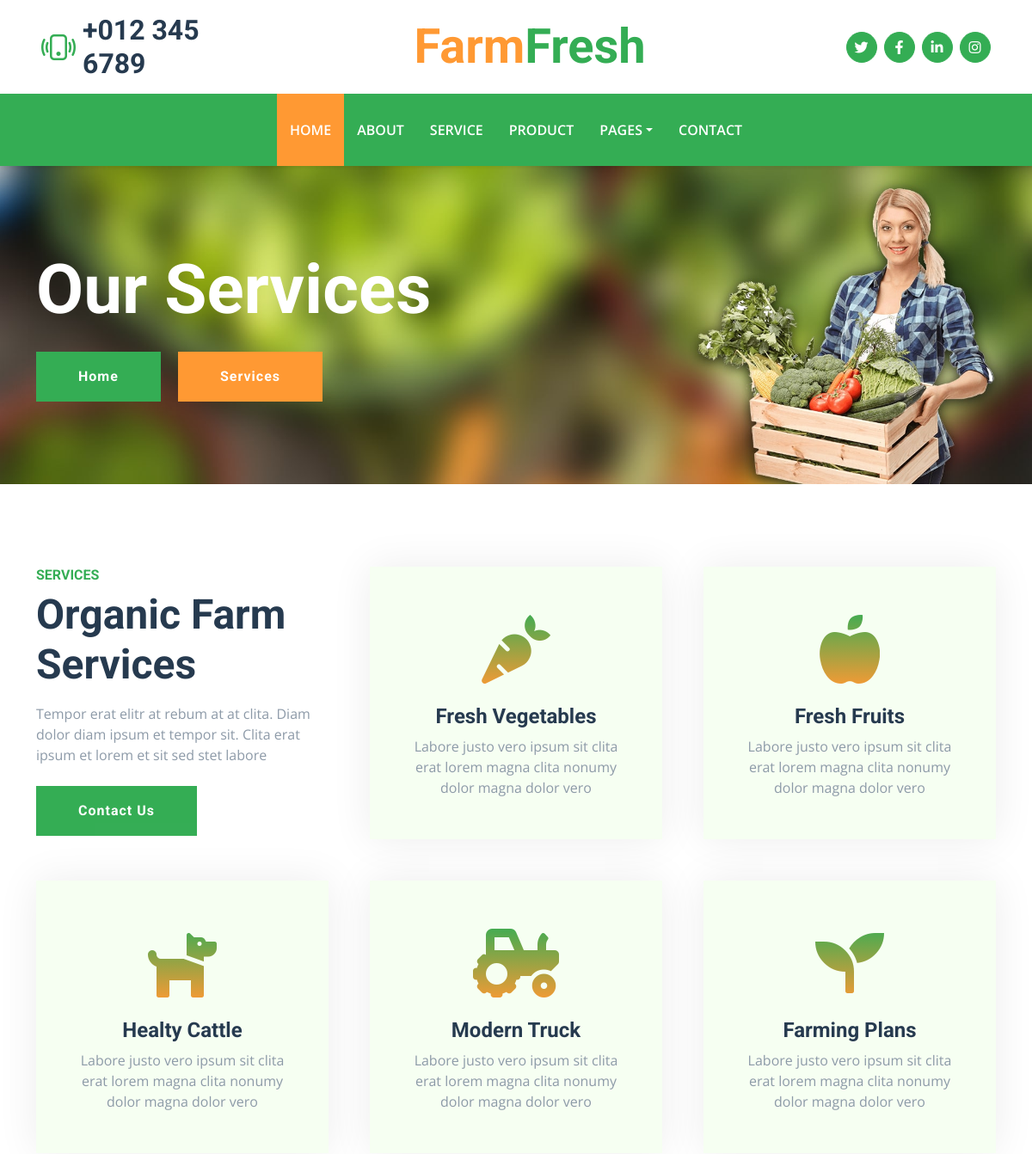
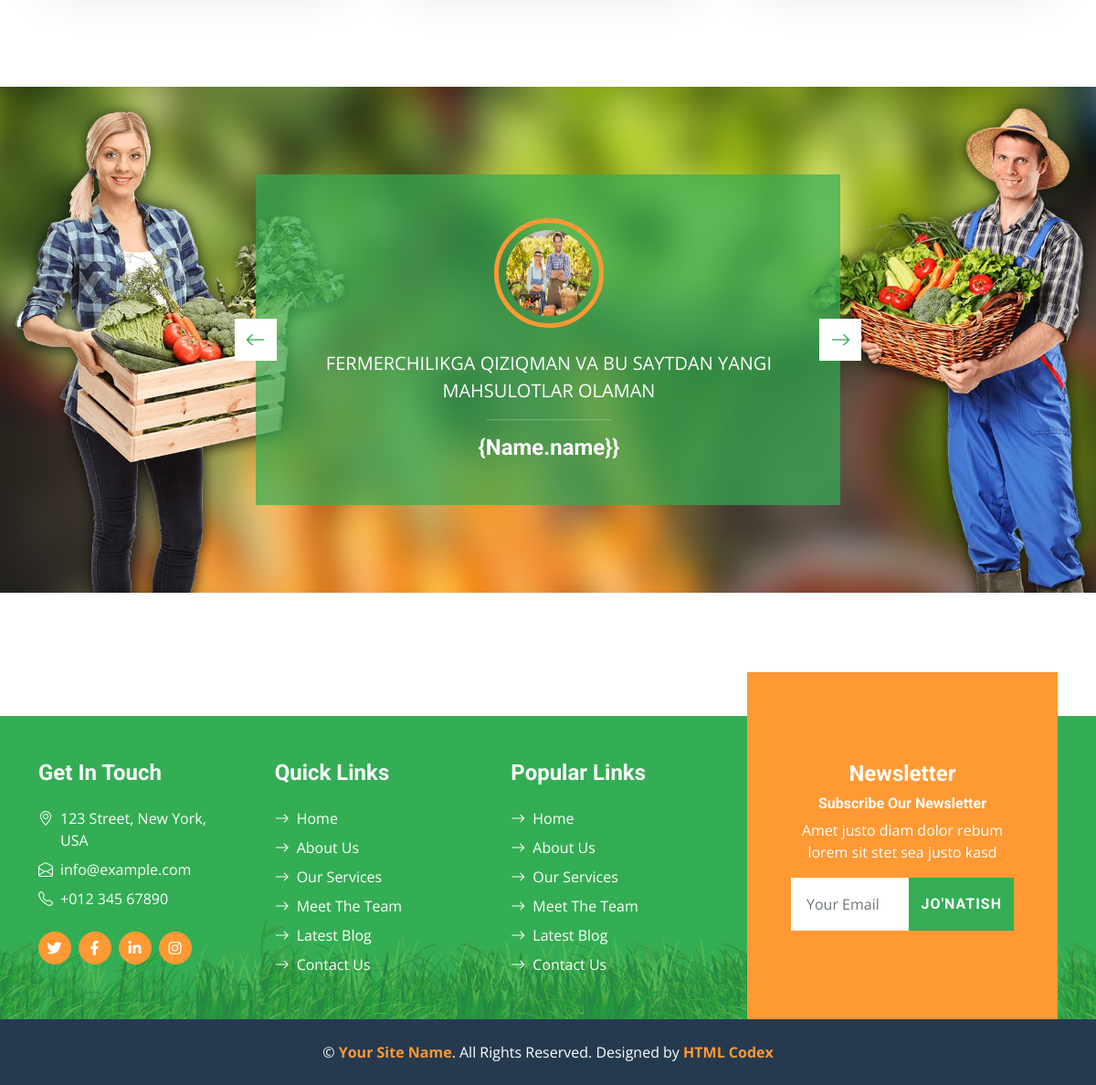
The app's page /service/ with its own data (2 pictures, top to bottom).
### blog/models.py (models this page shows, shortened)
class Name(models.Model):
    name = models.CharField(max_length=300)
    bio = models.TextField()
    img =models.ImageField(upload_to='service/img')

### blog/views.py (the view)
# urls.py: path('service/', service, name='service'),
def service(request):
    names = Name.objects.all()
    news = NewForms(request.POST or None)
    if request.method == "POST" and news.is_valid():
        news.save()
        return HttpResponse("<h2>MUVOFIQYIATLI BAJARILDI  !!! <h2/> ")
    context = {
        "names":names,
        "news":news
    }
    return render(request,"service.html",context=context)

### blog/forms.py
class NewForms(forms.ModelForm):
    class Meta:
        model = New
        fields = "__all__"

### templates/service.html (shortened to what this page needs)
{% extends 'base.html' %}
{% load static %}
{% block content %}
    <div class="container-fluid bg-primary py-5 bg-hero mb-5">
        <div class="container py-5">
            <div class="row justify-content-start">
                <div class="col-lg-8 text-center text-lg-start">
                    <h1 class="display-1 text-white mb-md-4">Our Services</h1>
                    <a href="" class="btn btn-primary py-md-3 px-md-5 me-3">Home</a>
                    <a href="" class="btn btn-secondary py-md-3 px-md-5">Services</a>
                </div>
            </div>
        </div>
    </div>
    <div class="container-fluid py-5">
        <div class="container">
            <div class="row g-5">
                <div class="col-lg-4 col-md-6">
                    <div class="mb-3">
                        <h6 class="text-primary text-uppercase">Services</h6>
                        <h1 class="display-5">Organic Farm Services</h1>
                    </div>
                    <p class="mb-4">Tempor erat elitr at rebum at at clita. Diam dolor diam ipsum et tempor sit. Clita erat ipsum et lorem et sit sed stet labore</p>
                    <a href="" class="btn btn-primary py-md-3 px-md-5">Contact Us</a>
                </div>
                <div class="col-lg-4 col-md-6">
                    <div class="service-item bg-light text-center p-5">
                        <i class="fa fa-carrot display-1 text-primary mb-3"></i>
                        <h4>Fresh Vegetables</h4>
                        <p class="mb-0">Labore justo vero ipsum sit clita erat lorem magna clita nonumy dolor magna dolor vero</p>
                    </div>
                </div>
                <div class="col-lg-4 col-md-6">
                    <div class="service-item bg-light text-center p-5">
                        <i class="fa fa-apple-alt display-1 text-primary mb-3"></i>
                        <h4>Fresh Fruits</h4>
                        <p class="mb-0">Labore justo vero ipsum sit clita erat lorem magna clita nonumy dolor magna dolor vero</p>
                    </div>
                </div>
                <div class="col-lg-4 col-md-6">
                    <div class="service-item bg-light text-center p-5">
                        <i class="fa fa-dog display-1 text-primary mb-3"></i>
                        <h4>Healty Cattle</h4>
                        <p class="mb-0">Labore justo vero ipsum sit clita erat lorem magna clita nonumy dolor magna dolor vero</p>
                    </div>
                </div>
                <div class="col-lg-4 col-md-6">
                    <div class="service-item bg-light text-center p-5">
                        <i class="fa fa-tractor display-1 text-primary mb-3"></i>
                        <h4>Modern Truck</h4>
                        <p class="mb-0">Labore justo vero ipsum sit clita erat lorem magna clita nonumy dolor magna dolor vero</p>
                    </div>
                </div>
                <div class="col-lg-4 col-md-6">
                    <div class="service-item bg-light text-center p-5">
                        <i class="fa fa-seedling display-1 text-primary mb-3"></i>
                        <h4>Farming Plans</h4>
                        <p class="mb-0">Labore justo vero ipsum sit clita erat lorem magna clita nonumy dolor magna dolor vero</p>
                    </div>
                </div>
            </div>
        </div>
    </div>
    <div class="container-fluid bg-testimonial py-5 mt-5" style="margin-bottom: 135px;">
        <div class="container py-5">
            <div class="row justify-content-center">
                <div class="col-lg-7">
                    <div class="owl-carousel testimonial-carousel p-5">
                        {% for Name in names %}
                        <div class="testimonial-item text-center text-white">
                            <a href="{% url 'namesDetail' Name.pk %}"><img class="img-fluid mx-auto p-2 border border-5 border-secondary rounded-circle mb-4" src={{Name.img.url}} alt=""></a>
                            <p class="fs-5">{{Name.bio}}</p>
                            <hr class="mx-auto w-25">
                            <h4 class="text-white mb-0">{Name.name}}</h4>
                        </div>
                        {% endfor %}
                    </div>
                </div>
            </div>
        </div>
    </div>
</body>
</html>
{% endblock content %}

### static/css/style.css (style rules this page uses)
:root { --primary: #34AD54; --secondary: #FF9933; --light: #F6FFF2; --dark: #263A4F; }
.btn { font-family: 'Roboto', sans-serif; letter-spacing: 1px; font-weight: 700; transition: .5s; }
.btn-primary, .btn-secondary { color: #FFFFFF; }
.bg-hero { background: url(../img/carousel-1.jpg) top right no-repeat; background-size: cover; }
.service-item { box-shadow: 0 0 45px #EDEDED; transition: .5s; }
.about i, .service-item i { background-image: linear-gradient(var(--primary), var(--secondary)); -webkit-background-clip: text; -webkit-text-fill-color: transparent; transition: .5s; }
.bg-testimonial { background: url(../img/testimonial.jpg) top center no-repeat; background-size: cover; }
.testimonial-carousel { background: rgba(52, 173, 84, .7); }
.testimonial-carousel .owl-item img { width: 120px; height: 120px; }

### templates/base.html (style rules this page uses)
:root { --primary: #34AD54; --secondary: #FF9933; --light: #F6FFF2; --dark: #263A4F; }
.btn { font-family: 'Roboto', sans-serif; letter-spacing: 1px; font-weight: 700; transition: .5s; }
.btn-primary, .btn-secondary { color: #FFFFFF; }
.bg-hero { background: url(../img/carousel-1.jpg) top right no-repeat; background-size: cover; }
.service-item { box-shadow: 0 0 45px #EDEDED; transition: .5s; }
.about i, .service-item i { background-image: linear-gradient(var(--primary), var(--secondary)); -webkit-background-clip: text; -webkit-text-fill-color: transparent; transition: .5s; }
.bg-testimonial { background: url(../img/testimonial.jpg) top center no-repeat; background-size: cover; }
.testimonial-carousel { background: rgba(52, 173, 84, .7); }
.testimonial-carousel .owl-item img { width: 120px; height: 120px; }

### records on screen
Name: img (picture), bio "FERMERCHILIKGA QIZIQMAN VA BU SAYTDAN YANGI MAHSULOTLAR OLAMAN"
